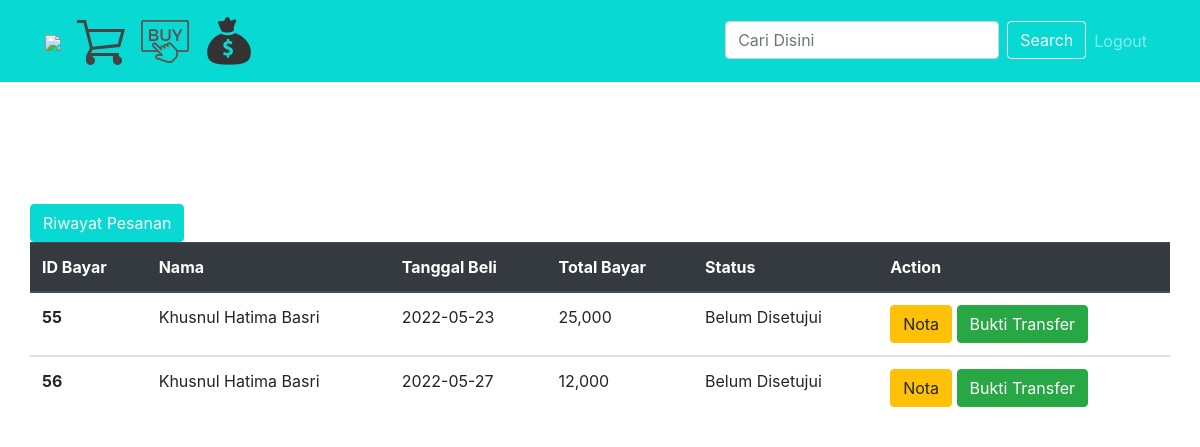
Before: /cekpembayaran.php (signed in) with the older database file.
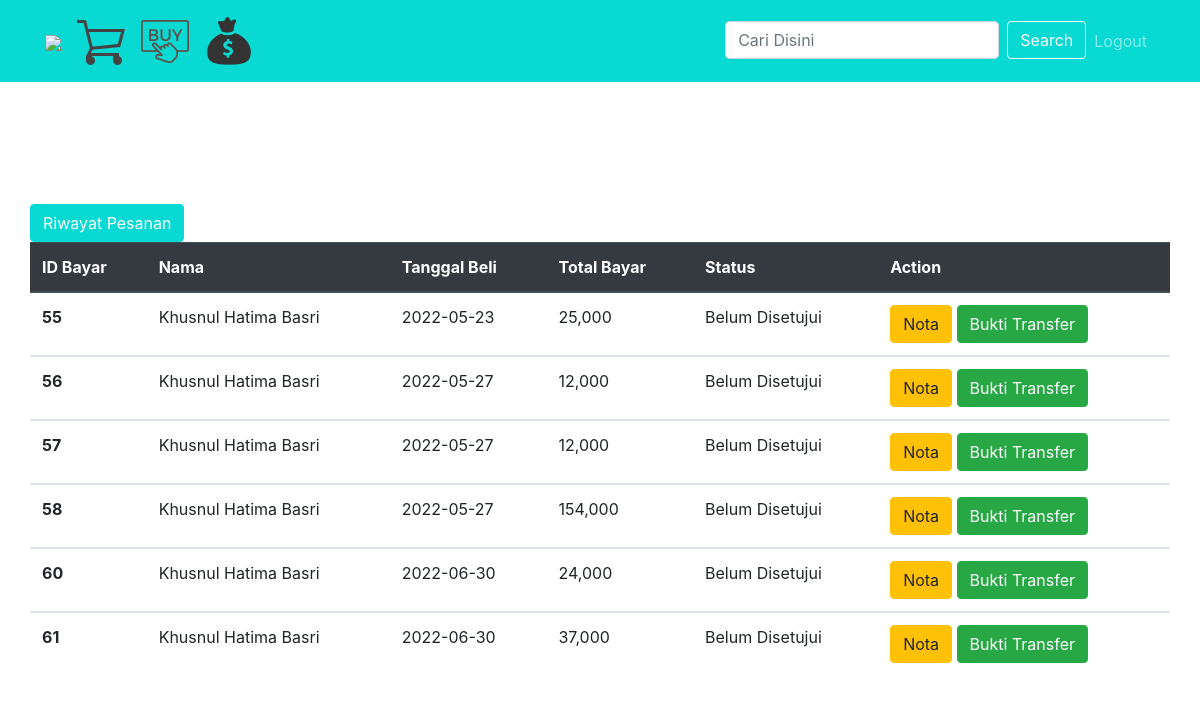
After: the same page with the newer database file.
### tables this page shows
CREATE TABLE `pembelian` (
  `id_pembelian` int(11) NOT NULL,
  `id_pelanggan` int(11) NOT NULL,
  `tanggal_pembelian` date NOT NULL,
  `status_pembelian` varchar(50) NOT NULL,
  `total_pembelian` int(11) NOT NULL
);

CREATE TABLE `pelanggan` (
  `id_pelanggan` int(10) NOT NULL,
  `email_pelanggan` varchar(100) NOT NULL,
  `password_pelanggan` varchar(50) NOT NULL,
  `nama_pelanggan` varchar(100) NOT NULL,
  `telepon_pelanggan` varchar(25) NOT NULL,
  `alamat_pelanggan` text NOT NULL
);

### cekpembayaran.php (the view, shortened to what this page needs)
<?php
include 'koneksi.php';
 ?>
<!DOCTYPE html>
<html>
  <head>
    <link href="./vendor/bootstrap/css/bootstrap.css" rel="stylesheet">
    <link href="./css/shop-homepage.css" rel="stylesheet">
  </head>
  <body>
    <?php include 'navbar.php'; ?>
    <div class="container"><br><br>
	<div class="row">
    	</div>
		<div class="row">
	 <a href="riwayatpesan.php" class="btn  btn-info my-2 my-sm-0">Riwayat Pesanan</a>
	 </div>
	<div class="row"><br>
	 <table class="table">
       <thead class="thead-dark">
         <tr>
           <th scope="col">ID Bayar</th>
           <th scope="col">Nama</th>
		   <th scope="col">Tanggal Beli</th>
           <th scope="col">Total Bayar</th>
           <th scope="col">Status</th>
		   <th scope="col">Action</th>
         </tr>
       </thead>
	   <tbody>
	   <?php
	   if (isset($_SESSION['pelanggan'])) {
	   $id_pelanggan = $_SESSION['pelanggan']['id_pelanggan'];
           $ambil = $koneksi->query("SELECT * FROM pembelian JOIN pelanggan
          ON pembelian.id_pelanggan = pelanggan.id_pelanggan where pembelian.id_pelanggan='$id_pelanggan' and status_pembelian!='Diterima'");?>
           <?php while ($detail = $ambil->fetch_assoc()) { ?>
         <tr>
           <th ><?php echo $detail["id_pembelian"]; ?></th>
           <td><?php echo $detail["nama_pelanggan"]; ?></td>
		   <td><?php echo $detail["tanggal_pembelian"]; ?></td>
           <td><?php echo number_format($detail["total_pembelian"]); ?> </td>
           <td><?php echo $detail["status_pembelian"]; ?></td>
		   <td><a href="nota.php?&id=<?php echo $detail['id_pembelian'];  ?>" class="btn-warning btn"> Nota </a>
		   <a href="buktibayar.php?&id=<?php echo $detail['id_pembelian'];  ?>" class="btn btn-success"> Bukti Transfer </a></td>
         </tr>
       </tbody>
	   <?php } } ?>
     </table></div>
    </div>
  </body>
</html>

Changed rows visible on the page:
added pembelian: id_pembelian "57", id_pelanggan.nama_pelanggan "Khusnul Hatima Basri", tanggal_pembelian "2022-05-27", total_pembelian "12,000", status_pembelian "Belum Disetujui"
added pembelian: id_pembelian "58", id_pelanggan.nama_pelanggan "Khusnul Hatima Basri", tanggal_pembelian "2022-05-27", total_pembelian "154,000", status_pembelian "Belum Disetujui"
added pembelian: id_pembelian "60", id_pelanggan.nama_pelanggan "Khusnul Hatima Basri", tanggal_pembelian "2022-06-30", total_pembelian "24,000", status_pembelian "Belum Disetujui"
added pembelian: id_pembelian "61", id_pelanggan.nama_pelanggan "Khusnul Hatima Basri", tanggal_pembelian "2022-06-30", total_pembelian "37,000", status_pembelian "Belum Disetujui"
